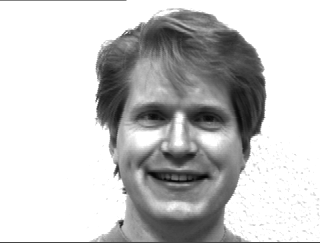
#> input picture image_pca_midterm/yalefaces/subject01.happy.gif, 320 x 243 px; its folder holds 4 pictures in this run
$ jupyter execute --allow-errors wheel.ipynb
#> lines starting #> are read from the running program, lines starting #| are printed output that depends on the picture
[cell 1]
import os
import numpy as np
import imageio
import cv2
import matplotlib.pyplot as plt

face_path = './yalefaces/'
X = []
y_hum = []
y_exp = []
#如subject02.centerlight，其y_hum为02，y_exp为centerlight

for file in os.listdir(face_path):
    infos = file.split('.')
    hum = infos[0].split('t')[-1]
    ## label starts from 0
    try:
        hum = int(hum) - 1
    except:
        print(hum); break
    exp = infos[1]
    y_hum.append(hum)
    y_exp.append(exp)
    #print(exp)
    ## image
    im_fn = os.path.join(face_path, file)
    gif = imageio.mimread(im_fn)
#> gif = 1 item
    gif = gif[0]
#> gif is the input picture: shape (243, 320); min 3, max 255, mean 198.5
    gif = np.array(gif)
    X.append(gif)

[cell 2]
from sklearn.model_selection import train_test_split
from sklearn.preprocessing import label_binarize
X = np.array(X)
n_class = max(y_hum) + 1
# ## flatten
# X = X.reshape((X.shape[0], -1))

[cell 3]
#分训练集和测试集，构建标签，只作为样例
x_train, x_test, y_train, y_test = train_test_split(X, y_hum, train_size = 0.6, random_state = 0)
#> (the rest of this cell did not finish here and is left out)

在分类任务中，请注意不要使用太强的分类器，比如SVM。理论上SVM是一个比PCA更高阶的模型。可以不依赖前期的特征正交化来进行分类学习。用来诠释PCA的效果有问题。
本次作业主要要求以下任务任务可以考虑：（基础部分要求前三个必做，后两个可选。）

### 共享的函数

[cell 4]
# def centralize(X):
#     '''中心化'''
#     return X - X.mean(0)

def plot_eigval(D):
    import matplotlib.pyplot as plt

    plt.plot((D/D[0]*100))
    plt.xlabel('No. of eigenvalues')
    plt.ylabel('Magnitude of eigenvalues')
    plt.show()

## PCA

[cell 5]
samples = x_train.copy().reshape((x_train.shape[0], -1))

mean = samples.mean(0)
diff = samples - mean

[cell 6]
diff.shape
#> Out = (2, 77760)

[cell 7]
diff @ diff.T

#> (a cell that did not finish here is left out)

#> (a cell that did not finish here is left out)

#> (a cell that did not finish here is left out)

#> (a cell that did not finish here is left out)

#> (a cell that did not finish here is left out)

[cell 13]
def PCA(A, n_dim=2, show_eigval = False):
    '''
    对单张图片的列元素（纵向像素）进行PCA
    Input: A ~ m*n
    Output: R ~ m*n
    '''
    G = np.cov(A, rowvar=0)
    D, V = np.linalg.eig(G)

    if show_eigval:
        plot_eigval(D.real)

    U = V[:, :n_dim].real
    R = (A @ U @ U.T)
    return R


def PCA_on_sample(X, n_dim=2):
    '''对（已经中心化的）全样本执行PCA
    Input: S ~ d*m*n  Output: R ~ d*m*n'''

    x_mean = X.mean(0)

    S = X - x_mean
    R = [PCA(A, n_dim) + x_mean for A in S]
    return np.array(R)

[cell 14]
# result1 = PCA_on_sample(x_train, n_dim=20)
# plt.imshow(result1[-1]) ; plt.show()

## 2DPCA

[cell 15]
x_train.mean(axis=(1,2))

[cell 16]
def ICM(S):
    '''compute image covariance matrix
    for centralized sample S'''

    G = np.array([A.T @ A for A in S]).sum(0)
    return G


def PCA2D(X, n_dim=2, show_eigval=False):
#     x_mean = X.mean(0)
#     S = X - x_mean
#     G = ICM(S)
    G = ICM(X)

    D, V = np.linalg.eig(G)
    if show_eigval:
        plot_eigval(D)

    U = V[:, :n_dim]
    return U


def PCA2D_on_sample(X, n_dim=2, U=None):
#     x_mean = X.mean(0)
#     S = X - x_mean

    if U is None:
        U = PCA2D(X, n_dim=n_dim)

#     R = [A @ U @ U.T + x_mean for A in S]
    R = [A @ U @ U.T for A in X]
    return np.array(R)

[cell 17]
result2 = PCA2D_on_sample(x_train, n_dim=50)
#> in ICM, `G = np.array([A.T @ A for A in S]).sum(0)`:
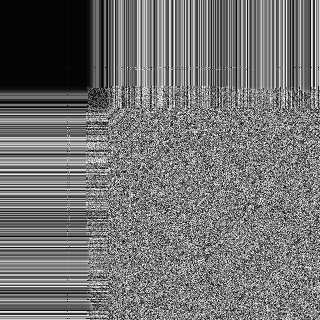
#> G: shape (320, 320) uint64; min 1, max 509, mean 228; drawn with min black and max white

#> (a cell that did not finish here is left out)

## L1 Norm 2DPCA

[cell 19]
def initialize_u(w):
    tmp = np.ones(w)
    U = tmp / np.linalg.norm(tmp, ord=2)
    return U

def compute_u(X, U):
    delta = 1
    while np.abs(delta) > 0:
        Y = X @ U  #98*243
        P = (Y > 0) * 2 + -1  #98*243

        tmp = (P.T * X.T).T.sum(0).sum(0)
        U = tmp / np.linalg.norm(tmp)

        delta = np.linalg.norm(X @ U, ord=1) - np.linalg.norm(Y, ord=1)
    return U

def update_x(x, u):
    r = x - (x @ u).reshape(x.shape[0], -1, 1) @ u.reshape(1,-1)
    return(r)

def PCA2D_L1(S, n_dim=5):
    R = []
    w = S.shape[-1]
    U0 = initialize_u(w)

    X = S
    U = compute_u(X, U0)
    R.append(U)

    for i in range(n_dim - 1):
        X = update_x(X, U)
        U = compute_u(X, U0)
        R.append(U)

    return np.array(R).T

def PCA2D_L1_on_sample(X, n_dim=5, U=None):
#     x_mean = X.mean(0)
#     S = X - x_mean
    if U is None:
        U = PCA2D_L1(S, n_dim)
#     R = [s @ U @ U.T + x_mean for s in S]
    R = [s @ U @ U.T + x_mean for s in X]
    return np.array(R)

[cell 20]
# result3 = PCA2D_L1_on_sample(x_train, n_dim=20)

[cell 21]
# plt.imshow(result3[-1]); plt.show()

---
* 样本分布可视化对比

[cell 22]
# S = x_train - x_train.mean(0)
# S = x_train
# A = S[-1]

U2 = PCA2D(x_train, n_dim=50)
U3 = PCA2D_L1(x_train, n_dim=50)
#> in PCA2D_L1, `return np.array(R).T`:
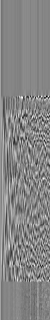
#> returned value: shape (320, 50) float64; min -0.312, max 0.285, mean 0.00172; drawn with min black and max white

### Reconstructed subimages with 2DPCA & 2DPCA-L1

#> (a cell that did not finish here is left out)

[cell 24]
#画图
n_row = 2
n_col = 8
tap = [0,1,2,3,5,10,15,30]

# Plot the first 12 eignenvalues
plt.figure(figsize=(18,6))
#> (the rest of this cell did not finish here and is left out)

* 聚类算法效果对比（可以不限于k-means，请计算召回率/准确率/F值作为定量指标）

* 分类对比（可以使用KNN、朴素贝叶斯等分类器）

## Classification Method

- Define the distance btw. two arbitrary feature matrices, $B_{i} = \left[  Y_{1}^{(i)}, Y_{2}^{(i)}, \dots , Y_{d}^{(i)}  \right]$ and $B_{j} = \left[  Y_{1}^{(j)}, Y_{2}^{(j)}, \dots , Y_{d}^{(j)}  \right]$, as
$$
d(B_{i}, B_{j}) = \sum_{k=1}^{d}{\left|\left|Y_{k}^{(i)} - Y_{k}^{(j)}\right|\right|_{2} },
$$
where $\left|\left|Y_{k}^{(i)} - Y_{k}^{(j)}\right|\right|_{2}$ denotes the Euclidean distance btw. the two principal component vectors $Y_{k}^{(i)}$ and $Y_{k}^{(j)}$

- The training samples are $B_1, B_2, \dots, B_M$ from `x_train`. Each of these samples is assigned a given class $\omega_{k}$ from `y_train`.
- Given a test sample $B$ from `x_test`, if $d(B, B_{l}) = \min_{j}{d(B, B_{j})}$ and $B_{l} \in \omega_{k}$, then the resulting decision is $B \in \omega_{k}$

[cell 25]
diff = (x_train @ U2) - (x_test @ U2)[-1]

tmp1 = np.array([np.linalg.norm(x, axis=0).sum() for x in diff])

[cell 26]
tmp2 = np.array([np.sum([np.linalg.norm(x @ u - x_test[-1] @ u) for u in U2.T]) for x in x_train])

[cell 27]
np.round(tmp1 - tmp2,10)

#> (a cell that did not finish here is left out)

### 分类准确性

依次取前 1..50 个维数的投影向量(projection vectors)提取原图像的特征，计算预测集和训练集特征量的“距离”（定义见上）

[cell 29]
def acc_cpt(U_mat, x_train, x_test, y_train, y_test, n_dim=None):
    res = []
    if n_dim is None:
        n_dim = U_mat.shape[1]
    U = U_mat[:,:n_dim].copy()
    for i_test in range(len(x_test)):
        diff = (x_train @ U) - (x_test @ U)[i_test]

        i_train = np.argmin([np.linalg.norm(x, axis=0).sum() for x in diff])

        res.append(y_test[i_test] == y_train[i_train])

#         if i_test % 5 == 0:
#             print(f'x_test {i_test} FINISHED')

    return res

[cell 30]
# [5 lines of commented-out code are left out]

[cell 31]
import pandas as pd
#> (the rest of this cell did not finish here and is left out)

## 发现，由于宽243所保留的信息过多，实现分类过于容易，因此对图片进行压缩

[cell 32]
x_train.shape, U3.shape
#> Out = ((2, 243, 320), (320, 50))

[cell 33]
x_train[:,::5,::5].shape, U3[::5,:].shape
#> Out = ((2, 49, 64), (64, 50))

## 选取步长 pace

[cell 34]
pace = 10
plt.imshow(x_train[-1,::pace,::pace]); plt.show()
#> after `plt.imshow(x_train[-1, ::pace, ::pace])`:
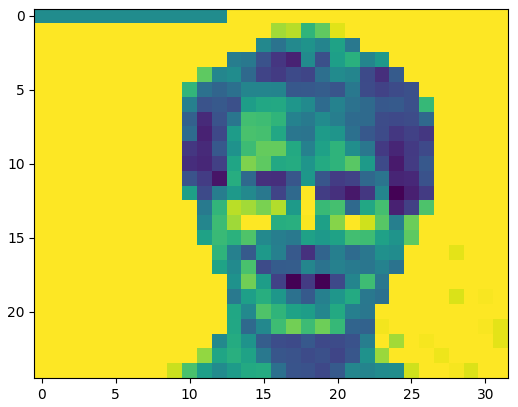
#> figure drawn by matplotlib, 1 panel

[cell 35]
pace = 10
acc_res_3 = {}
#> (the rest of this cell did not finish here and is left out)

[cell 36]
import pandas as pd
plt.plot(pd.DataFrame(acc_res_3).mean().iloc[:100])
plt.show()
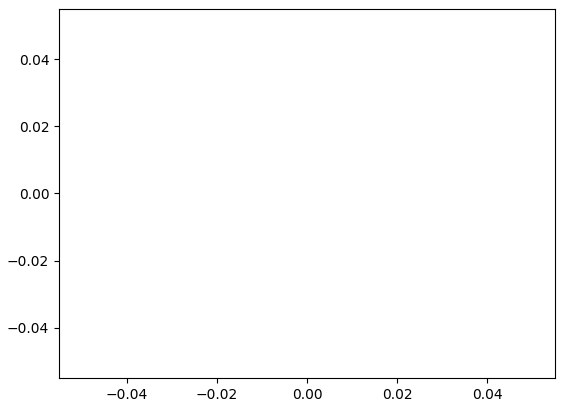
#> figure drawn by matplotlib, 1 panel

[cell 37]
U3[::pace,:].shape
#> Out = (32, 50)

---

[cell 38]
res2 = []
for i_test in range(len(x_test)):
    diff = (x_train @ U2) - (x_test @ U2)[i_test]

    i_train = np.argmin([np.linalg.norm(x, axis=0).sum() for x in diff])

    res2.append(y_test[i_test] == y_train[i_train])

    if i_test % 5 == 0:
        print(f'x_test {i_test} FINISHED')

#> (the rest of this cell did not finish here and is left out)
